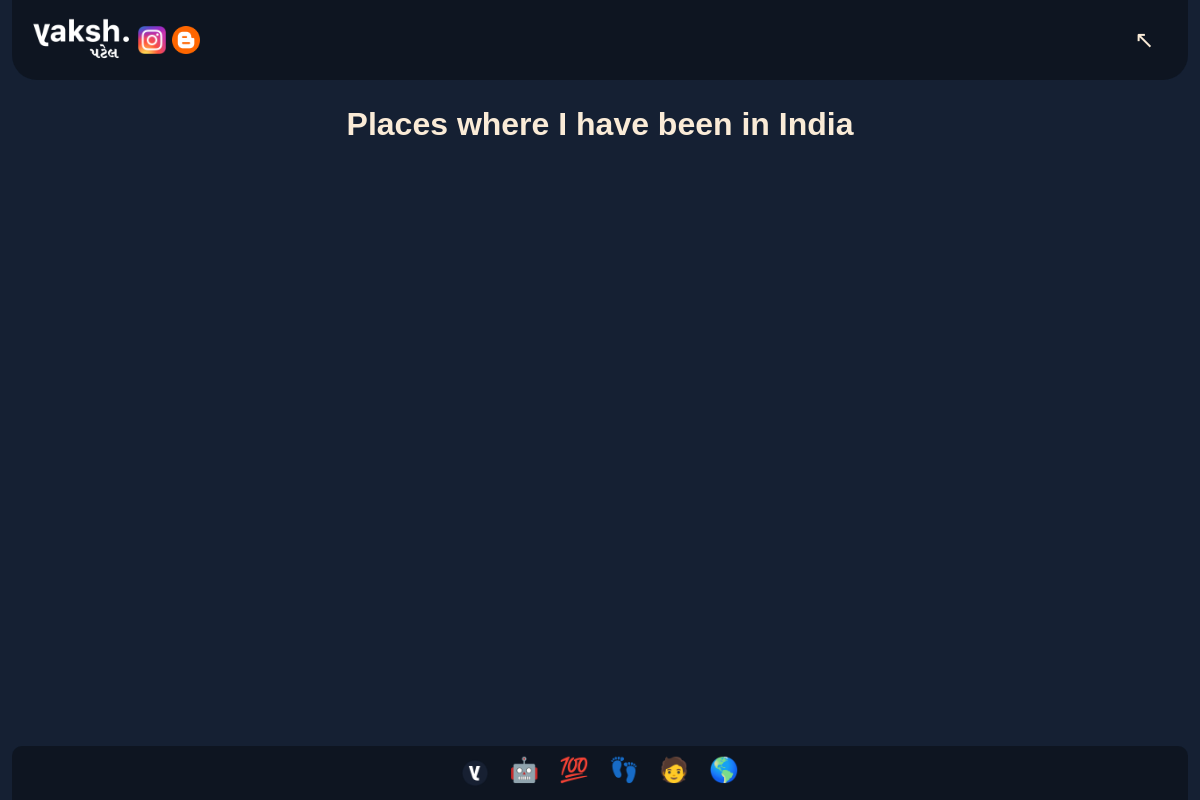
The app's page /travel/, older data.
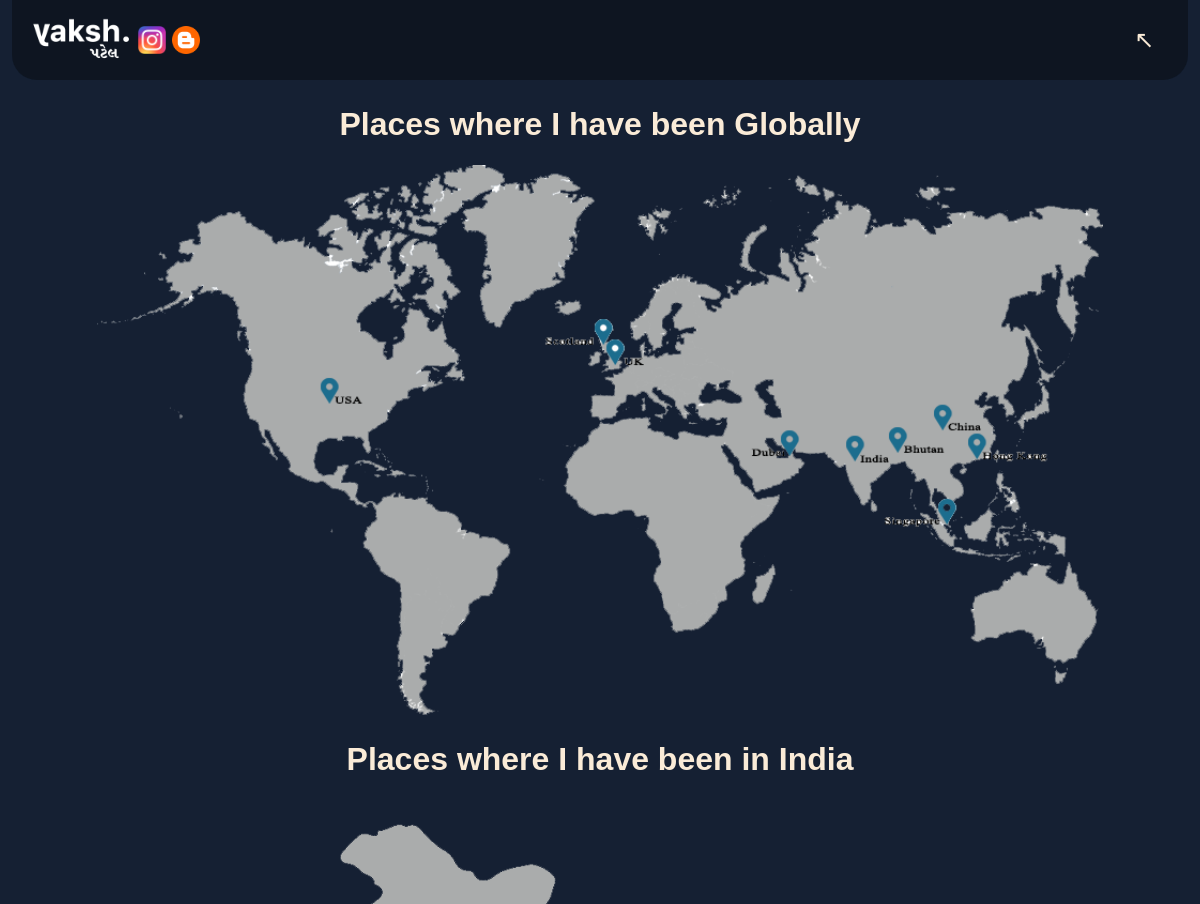
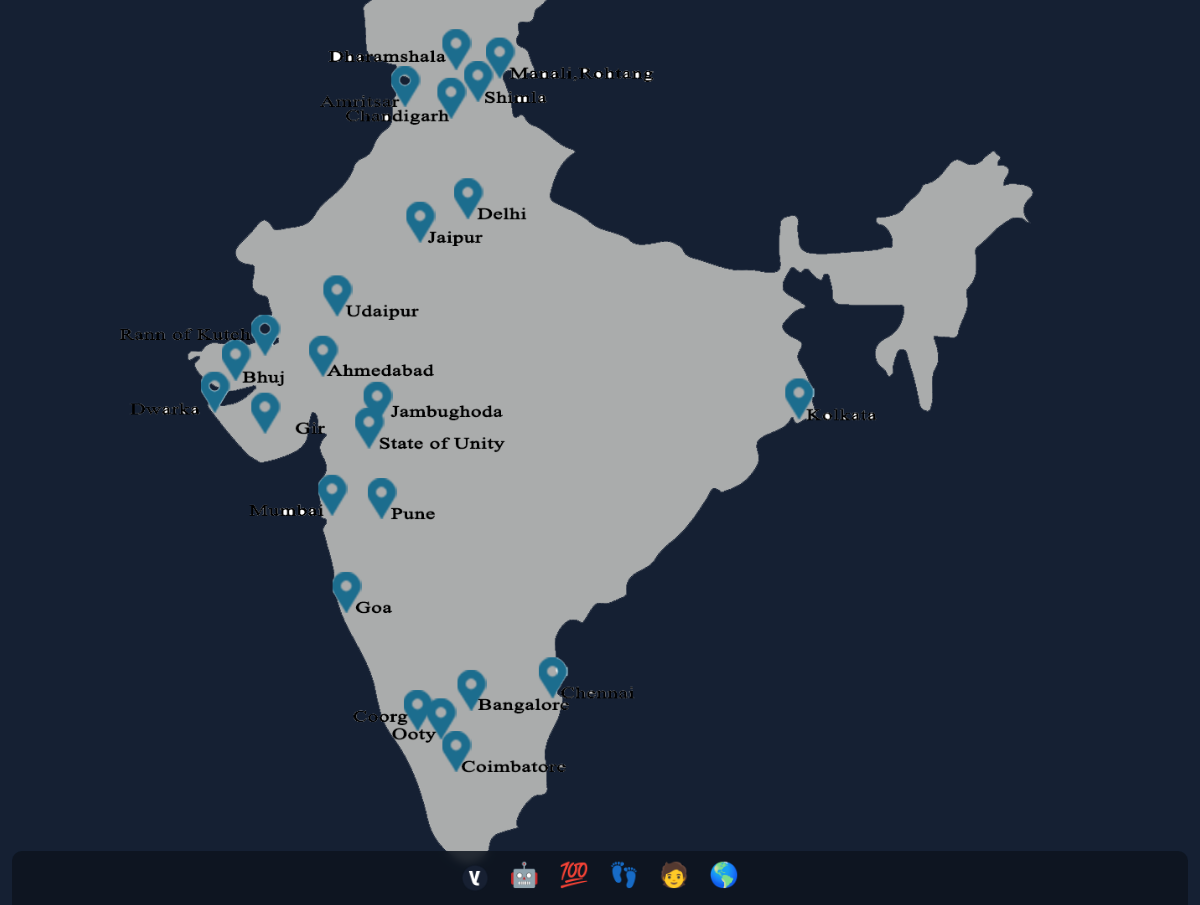
The same page, newer data (2 pictures, top to bottom).
### main/models.py (models this page shows)
class TravelMap(models.Model):
    World_Image = models.ImageField(upload_to=path_travel_title, default="", null=True, blank=True)
    India_Image = models.ImageField(upload_to=path_travel_title, default="", null=True, blank=True)

### main/views.py (the view)
# urls.py: path('travel/', mainViews.Travel)
def Travel(request, *args, **kwargs):
    Maps = TravelMap.objects.first()
    context = {
        "Maps": Maps
    }
    return render(request, 'travel/travel.html', context)

### templates/travel/travel.html (shortened to what this page needs)
{% extends 'base/base.html' %}
{% load static %}
{% block head %}
    <link rel="stylesheet" href="{% static 'css/travel.css' %}">
{% endblock head %}
{% block content %}
    <div class="page">
        <div class="Travel-Images">
            {% if Maps.World_Image %}
            <h1>Places where I have been Globally</h1>
            <img src="{{ Maps.World_Image.url }}">{% endif %}
            <h1>Places where I have been in India</h1>
            {% if Maps.World_Image.url %}<img src="{{ Maps.India_Image.url }}">{% endif %}
        </div>
    </div>
{% endblock content %}

Row changes from the older to the newer data that the page shows:
added TravelMap: World_Image (picture), India_Image (picture)
Text that changed along with them:
text now shown: "Places where I have been Globally"
